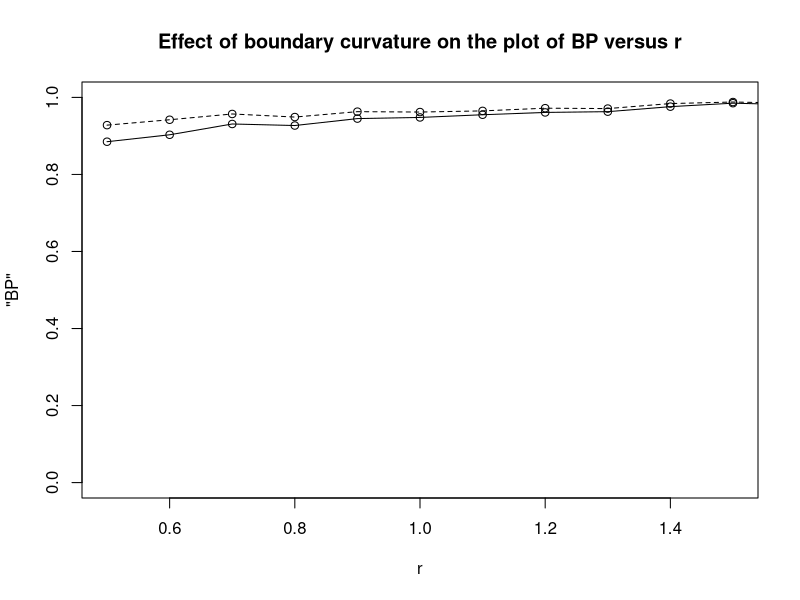

Write R code to recreate this figure.
d = read.table('curves.csv', sep='\t', header=TRUE)
pdf("curvature_bp_effect.pdf")
plot(d$r, d$linbp, 
    xlim=c(.5,1.5), ylim=c(0,1),
    xlab="r", ylab="\"BP\"",
    main="Effect of boundary curvature on the plot of BP versus r", 
    type='l')
points(d$r, d$linbp, pty=1)
lines(d$r, d$curvbp, lty=2)
points(d$r, d$curvbp, pty=2)
dev.off()

